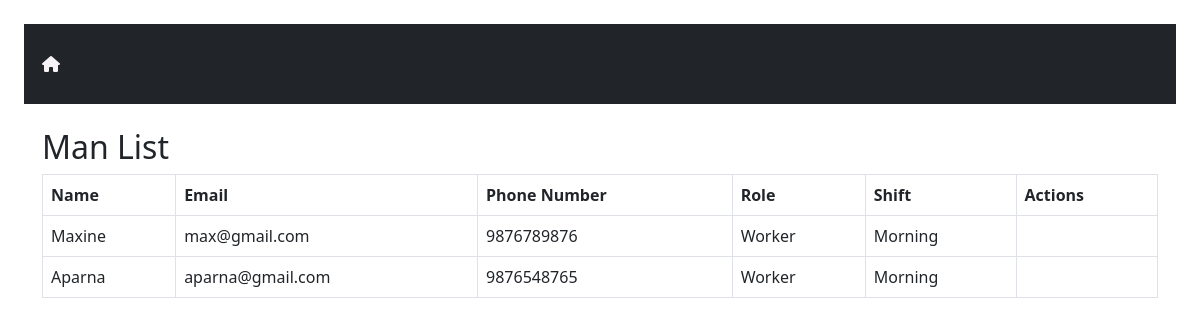
The app's page /men/ with its own data.
### IndustryApp/models.py (models this page shows, shortened)
class Man(models.Model):
    user=models.OneToOneField(User,on_delete=models.CASCADE)
    name=models.CharField(max_length=100)
    email=models.EmailField()
    phone_no=models.CharField(max_length=15)
    role = models.CharField(max_length=50)
    shift = models.ForeignKey(Shift, on_delete=models.SET_NULL, null=True, related_name='men')
    machines = models.ManyToManyField('Machine', blank=True, related_name='men')

class Shift(models.Model):
    name=models.CharField(max_length=100)
    start_time=models.TimeField()
    end_time=models.TimeField()
    def __str__(self):
        return self.name

### IndustryApp/views.py (the view)
# urls.py: path('men/', ManListView.as_view(), name='man_list'),
class ManListView(ListView):
    model = Man
    template_name = 'man_list.html'

### IndustryApp/templates/man_list.html (shortened to what this page needs)
<!DOCTYPE html>
<html lang="en">
  <head>
    <link
      rel="stylesheet"
      href="https://cdnjs.cloudflare.com/ajax/libs/twitter-bootstrap/5.0.0-beta1/css/bootstrap.min.css"
    />
    <link rel="stylesheet" href="https://cdnjs.cloudflare.com/ajax/libs/font-awesome/6.7.2/css/all.min.css" />
    <link
      rel="stylesheet"
      href="https://cdnjs.cloudflare.com/ajax/libs/font-awesome/5.15.2/css/all.min.css"
    />
  </head>
  <body>
    <div class="navbar bg-dark p-1 m-4 ">
    <div class="container py-4">
       <div><a href="{% url 'method_list' %}"><i class="fa-solid fa-house" style="color: #f7f2f6;"></i></a></div>
    </div>
  </div>
    <div class="container mt-4">
    <h2>Man List</h2>
    <table class="table table-bordered">
        <thead>
            <tr>
                <th>Name</th>
                <th>Email</th>
                <th>Phone Number</th>
                <th>Role</th>
                <th>Shift</th>
                <th>Actions</th>
            </tr>
        </thead>
        <tbody>
            {% for man in object_list %}
            <tr>
                <td>{{ man.name }}</td>
                <td>{{ man.email }}</td>
                <td>{{ man.phone_no }}</td>
                <td>{{ man.role }}</td>
                <td>{{ man.shift }}</td>
                <td>
                </td>
            </tr>
            {% empty %}
            <tr>
                <td colspan="6">No entries found.</td>
            </tr>
            {% endfor %}
        </tbody>
    </table>
</div>
  </body>
</html>

### records on screen
Man: name "Maxine", email "max@gmail.com", phone_no "9876789876", role "Worker", shift "Morning"
Man: name "Aparna", email "aparna@gmail.com", phone_no "9876548765", role "Worker", shift "Morning"
